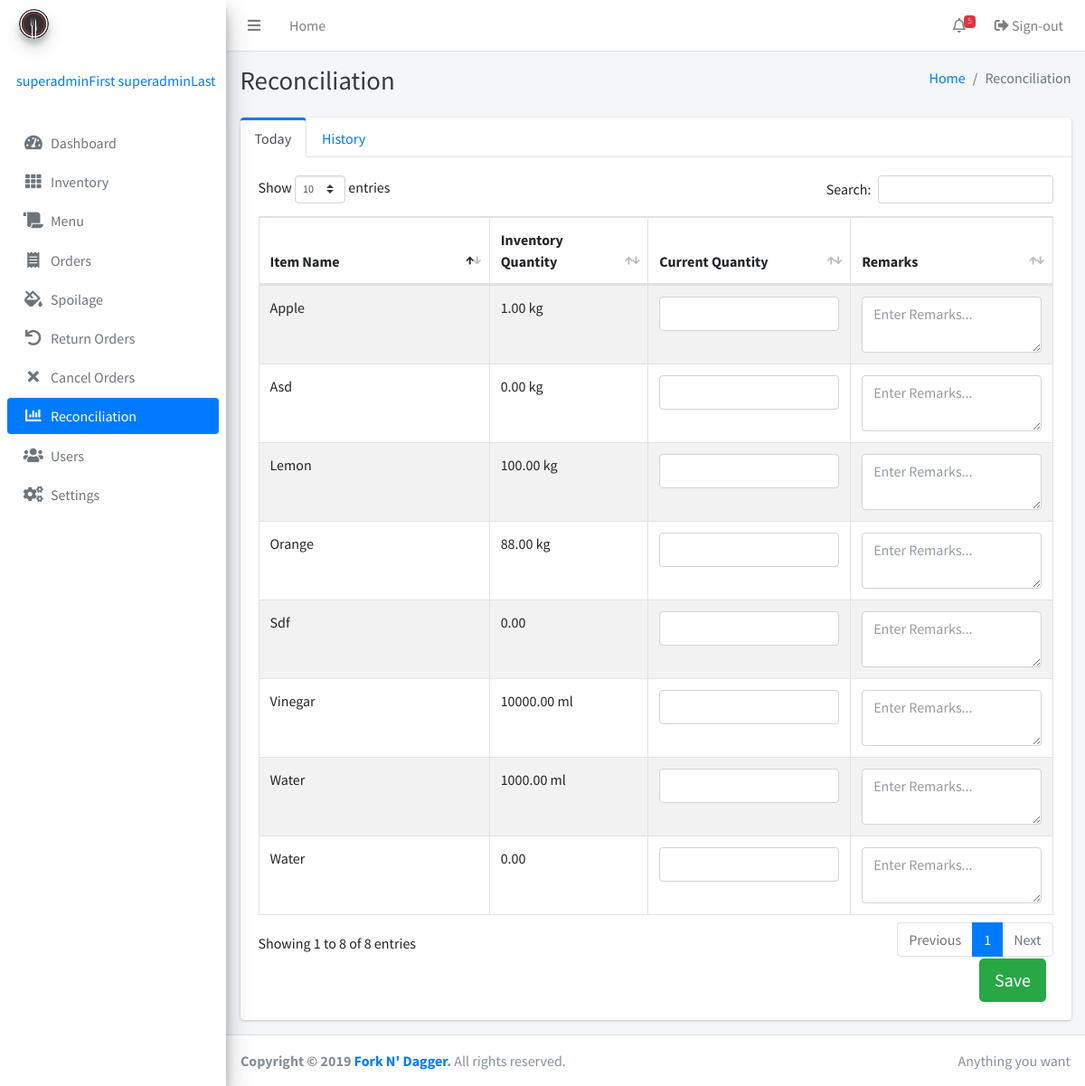
The page /reconciliation.php (signed in) on the database as committed earlier.
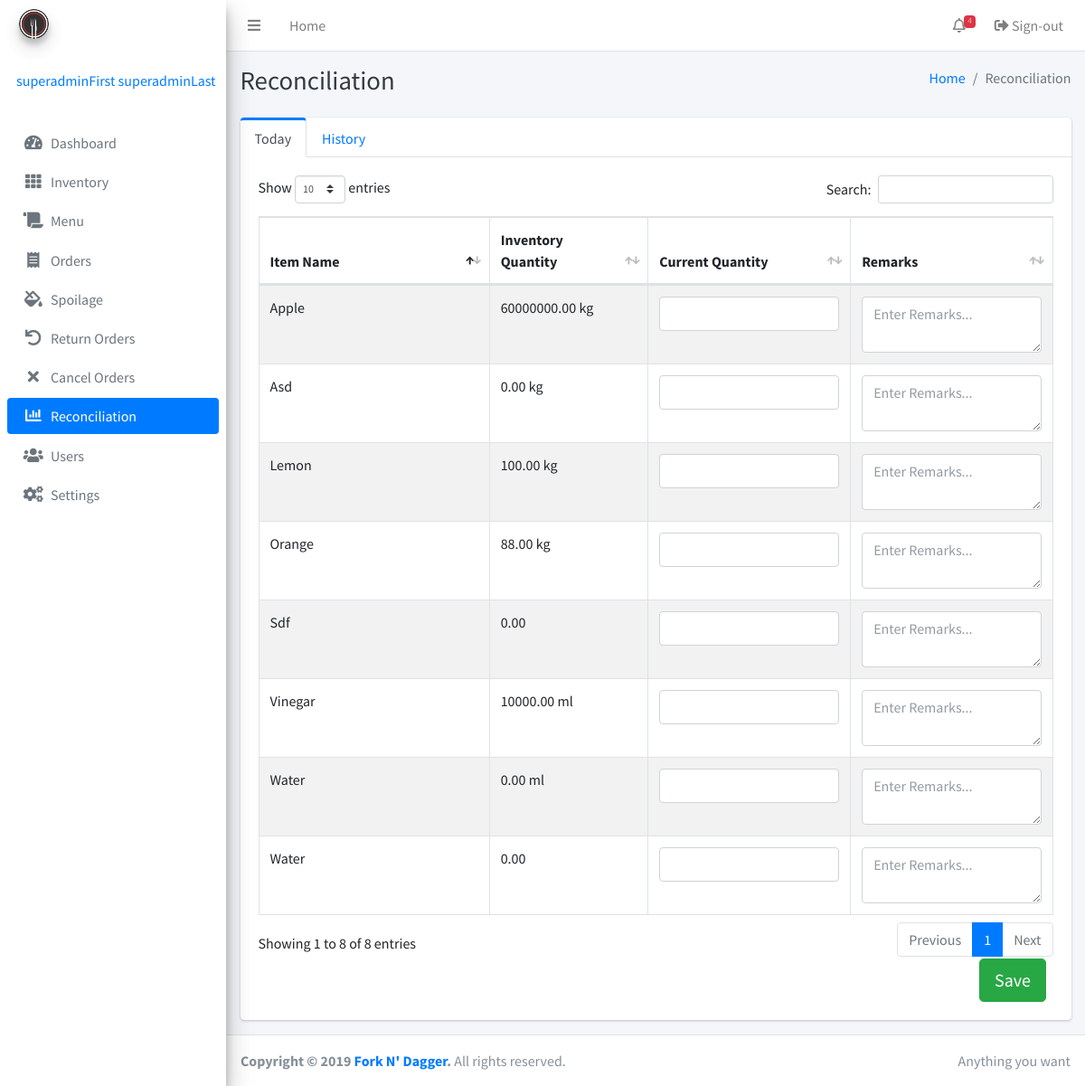
The same page on the database as committed later.
### tables this page shows
CREATE TABLE IF NOT EXISTS `inventory` (
  `id` bigint(255) NOT NULL AUTO_INCREMENT,
  `itemname` varchar(255) NOT NULL,
  `description` varchar(255) NOT NULL,
  `quantity` decimal(65,2) UNSIGNED NOT NULL,
  `lowquantity` decimal(65,2) DEFAULT NULL,
  `categoryID` int(255) DEFAULT NULL,
  `unitID` int(255) DEFAULT NULL,
  `timestamp` timestamp(6) NOT NULL,
  `adminID` int(255) NOT NULL,
  PRIMARY KEY (`id`)
);

CREATE TABLE IF NOT EXISTS `uom` (
  `id` bigint(255) NOT NULL AUTO_INCREMENT,
  `uomname` varchar(255) NOT NULL,
  PRIMARY KEY (`id`),
  UNIQUE KEY `name` (`uomname`)
);

### inc/session.php (called while the page is built, shortened)
<?php
	include 'inc/conn.php';;
	if(isset($_SESSION['admin'])){
		$query = $conn -> prepare("SELECT * FROM admins WHERE id = ? ");
		$query -> bind_param("s", $variable);
		$query -> execute();
		$result = $query->get_result();
		$user = mysqli_fetch_assoc($result);
		$role = $user['role'];
	}
	else{
		header('location: home.php');
		exit();
	}
?>

### reconciliation.php (the view, shortened to what the changed rows need)
<?php include 'inc/session.php'; ?>
<?php include 'inc/header.php'; ?>
<body class="hold-transition sidebar-mini">
<div class="wrapper">
<?php
include 'inc/navbar.php'; ?>
  <div class="content-wrapper">
    <div class="content-header">
      <div class="container-fluid">
        <div class="row mb-2">
          <div class="col-sm-6">
            <h1 class="m-0 text-dark">Reconciliation</h1>
          </div>
        </div>
      </div>
    </div>
    <div class="content">
      <div class="container-fluid">
        <?php if ($role == 'Super User'): ?>
        <div class="row">
          <div class="col-12">
            <div class="card card-primary card-outline card-outline-tabs">
              <div class="card-body">
                <div class="tab-content" id="custom-tabs-three-tabContent">
                  <div class="tab-pane fade show active" id="custom-tabs-three-home" role="tabpanel" aria-labelledby="custom-tabs-three-home-tab">
                    <form role="form" action="reconciliation.php" method="POST">
                    <table class="table table-bordered table-striped display">
                    <thead>
                    <tr>
                      <th width="120">Item Name</th>
                      <th width="20">Inventory Quantity</th>
                      <th width="100">Current Quantity</th>
                      <th width="100">Remarks</th>
                    </tr>
                    </thead>
                    <tbody>
                    <?php
                    $result3 = mysqli_query($conn, "SELECT * FROM inventory join uom on inventory.unitID = uom.id");
                    while ($row = mysqli_fetch_array($result3)) {
                          ?>
                    <tr>
                      <td><input type="hidden" name="inventoryID[]" value="<?php echo $row['id'];?>"><?php echo ucwords($row['itemname']);?></td>
                      <td><?php echo $row['quantity'];?> <?php echo $row['uomname'];?></td>
                      <td><input type="number" step="0.01" class="form-control" name="quantity[]"></td>
                      <td><textarea class="form-control" rows="2" placeholder="Enter Remarks..." name="remarks[]"></textarea></td>
                    </tr>
                    <?php   } ?>
                    </tbody>
                  </table>
                  </div>
                </div>
              </div>
            </div>
          </div>
        </div>
      </div>
        <?php endif ?>
    </div>
  </div>
</div>
</body>
</html>

### inc/navbar.php (shortened to what the changed rows need)
<nav class="main-header navbar navbar-expand navbar-white navbar-light">
  <ul class="navbar-nav ml-auto">
    <li class="nav-item dropdown">
      <a class="nav-link" data-toggle="dropdown" href="#">
        <i class="far fa-bell"></i>
      <?php
      $result3 = mysqli_query($conn, "SELECT count(*) as counted FROM inventory where lowquantity >= quantity or quantity = 0");
       $row1 = mysqli_fetch_assoc($result3);
       $counted = $row1['counted'];
       echo '<span class="badge badge-danger navbar-badge">'.$counted.'</span>';
      ?>
      </a>
    </li>
  </ul>
</nav>

Rows that differ between the two databases and show on the page:
changed inventory "Apple": quantity "1.00" → "60000000.00"
changed inventory (number 2 of 8 on the later page): quantity "1000.00" → "0.00"
Other text that changed with them:
$counted: "5" → "4"
